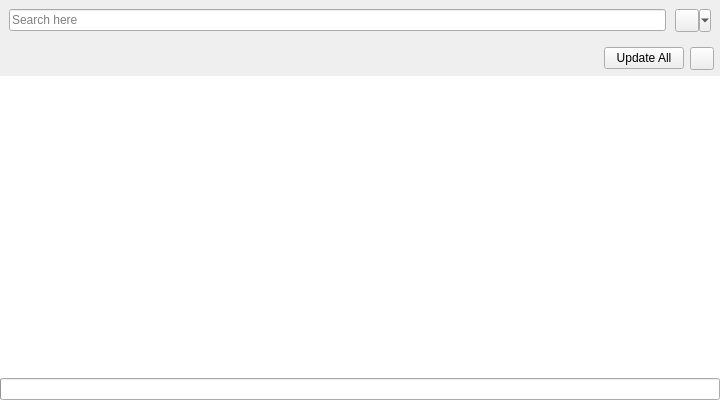
<?xml version="1.0" encoding="UTF-8"?>
<ui version="4.0">
    <class>addonManagerWindow</class>
    <widget class="QWidgetWithStylePreview" name="addonManagerWindow">
        <property name="geometry">
            <rect>
                <x>0</x>
                <y>0</y>
                <width>720</width>
                <height>400</height>
            </rect>
        </property>
        <property name="windowTitle">
            <string>Addons Manager</string>
        </property>
        <layout class="QVBoxLayout" name="verticalLayout_9">
            <property name="spacing">
                <number>0</number>
            </property>
            <property name="leftMargin">
                <number>0</number>
            </property>
            <property name="topMargin">
                <number>0</number>
            </property>
            <property name="rightMargin">
                <number>0</number>
            </property>
            <property name="bottomMargin">
                <number>0</number>
            </property>
            <item>
                <layout class="QHBoxLayout" name="horizontalLayout_3">
                    <property name="spacing">
                        <number>9</number>
                    </property>
                    <property name="leftMargin">
                        <number>9</number>
                    </property>
                    <property name="topMargin">
                        <number>9</number>
                    </property>
                    <property name="rightMargin">
                        <number>9</number>
                    </property>
                    <property name="bottomMargin">
                        <number>9</number>
                    </property>
                    <item>
                        <widget class="QLineEdit" name="txtSearchBar">
                            <property name="placeholderText">
                                <string>Search here</string>
                            </property>
                            <property name="clearButtonEnabled">
                                <bool>true</bool>
                            </property>
                        </widget>
                    </item>
                    <item>
                        <widget class="NoOddSizesQToolButton" name="btnAddons">
                            <property name="toolTip">
                                <string>Remove addons</string>
                            </property>
                            <property name="popupMode">
                                <enum>QToolButton::ToolButtonPopupMode::MenuButtonPopup</enum>
                            </property>
                            <property name="qssClass" stdset="0">
                                <stringlist>
                                    <string>icon-lg</string>
                                    <string>px-2.5</string>
                                    <string>py-1</string>
                                </stringlist>
                            </property>
                        </widget>
                    </item>
                </layout>
            </item>
            <item>
                <widget class="QTabBar" name="tabBarSource" native="true" />
            </item>
            <item>
                <widget class="QStackedWidget" name="stackedWidgetSource">
                    <widget class="QWidget" name="pageInstalled">
                        <layout class="QVBoxLayout" name="verticalLayout">
                            <property name="spacing">
                                <number>0</number>
                            </property>
                            <property name="leftMargin">
                                <number>0</number>
                            </property>
                            <property name="topMargin">
                                <number>0</number>
                            </property>
                            <property name="rightMargin">
                                <number>0</number>
                            </property>
                            <property name="bottomMargin">
                                <number>0</number>
                            </property>
                            <item>
                                <layout class="QHBoxLayout" name="layoutTabBarInstalled">
                                    <property name="spacing">
                                        <number>6</number>
                                    </property>
                                    <item
                                        alignment="Qt::AlignmentFlag::AlignLeft|Qt::AlignmentFlag::AlignBottom">
                                        <widget class="QTabBar" name="tabBarInstalled" native="true" />
                                    </item>
                                    <item>
                                        <spacer name="horizontalSpacer">
                                            <property name="orientation">
                                                <enum>Qt::Orientation::Horizontal</enum>
                                            </property>
                                            <property name="sizeHint" stdset="0">
                                                <size>
                                                    <width>40</width>
                                                    <height>20</height>
                                                </size>
                                            </property>
                                        </spacer>
                                    </item>
                                    <item>
                                        <layout class="QHBoxLayout" name="horizontalLayout_6">
                                            <property name="spacing">
                                                <number>6</number>
                                            </property>
                                            <property name="leftMargin">
                                                <number>6</number>
                                            </property>
                                            <property name="topMargin">
                                                <number>6</number>
                                            </property>
                                            <property name="rightMargin">
                                                <number>6</number>
                                            </property>
                                            <property name="bottomMargin">
                                                <number>6</number>
                                            </property>
                                            <item>
                                                <widget class="QPushButton" name="btnUpdateAll">
                                                    <property name="sizePolicy">
                                                        <sizepolicy hsizetype="Minimum"
                                                            vsizetype="Fixed">
                                                            <horstretch>0</horstretch>
                                                            <verstretch>0</verstretch>
                                                        </sizepolicy>
                                                    </property>
                                                    <property name="toolTip">
                                                        <string>Update all addons</string>
                                                    </property>
                                                    <property name="text">
                                                        <string>Update All</string>
                                                    </property>
                                                    <property name="autoDefault">
                                                        <bool>false</bool>
                                                    </property>
                                                </widget>
                                            </item>
                                            <item>
                                                <widget class="NoOddSizesQToolButton"
                                                    name="btnCheckForUpdates">
                                                    <property name="toolTip">
                                                        <string>Check for updates</string>
                                                    </property>
                                                </widget>
                                            </item>
                                        </layout>
                                    </item>
                                </layout>
                            </item>
                            <item>
                                <widget class="QStackedWidget" name="stackedWidgetInstalled">
                                    <widget class="QWidget" name="pagePluginsInstalled">
                                        <layout class="QVBoxLayout" name="verticalLayout_3">
                                            <property name="spacing">
                                                <number>0</number>
                                            </property>
                                            <property name="leftMargin">
                                                <number>0</number>
                                            </property>
                                            <property name="topMargin">
                                                <number>0</number>
                                            </property>
                                            <property name="rightMargin">
                                                <number>0</number>
                                            </property>
                                            <property name="bottomMargin">
                                                <number>0</number>
                                            </property>
                                            <item>
                                                <widget class="QWidgetWithStylePreview"
                                                    name="widgetWithStylePreview" />
                                            </item>
                                            <item>
                                                <widget class="QTableWidget"
                                                    name="tablePluginsInstalled">
                                                    <property name="frameShape">
                                                        <enum>QFrame::Shape::NoFrame</enum>
                                                    </property>
                                                    <property name="sizeAdjustPolicy">
                                                        <enum>
                                                            QAbstractScrollArea::SizeAdjustPolicy::AdjustToContents</enum>
                                                    </property>
                                                    <property name="editTriggers">
                                                        <set>
                                                            QAbstractItemView::EditTrigger::NoEditTriggers</set>
                                                    </property>
                                                    <property name="dragEnabled">
                                                        <bool>false</bool>
                                                    </property>
                                                    <property name="selectionMode">
                                                        <enum>
                                                            QAbstractItemView::SelectionMode::MultiSelection</enum>
                                                    </property>
                                                    <property name="selectionBehavior">
                                                        <enum>
                                                            QAbstractItemView::SelectionBehavior::SelectRows</enum>
                                                    </property>
                                                    <property name="sortingEnabled">
                                                        <bool>true</bool>
                                                    </property>
                                                    <property name="cornerButtonEnabled">
                                                        <bool>true</bool>
                                                    </property>
                                                    <attribute name="horizontalHeaderVisible">
                                                        <bool>true</bool>
                                                    </attribute>
                                                    <attribute
                                                        name="horizontalHeaderCascadingSectionResizes">
                                                        <bool>false</bool>
                                                    </attribute>
                                                    <attribute
                                                        name="horizontalHeaderStretchLastSection">
                                                        <bool>true</bool>
                                                    </attribute>
                                                    <attribute name="verticalHeaderVisible">
                                                        <bool>false</bool>
                                                    </attribute>
                                                </widget>
                                            </item>
                                        </layout>
                                    </widget>
                                    <widget class="QWidget" name="pageSkinsInstalled">
                                        <layout class="QVBoxLayout" name="verticalLayout_4">
                                            <property name="spacing">
                                                <number>0</number>
                                            </property>
                                            <property name="leftMargin">
                                                <number>0</number>
                                            </property>
                                            <property name="topMargin">
                                                <number>0</number>
                                            </property>
                                            <property name="rightMargin">
                                                <number>0</number>
                                            </property>
                                            <property name="bottomMargin">
                                                <number>0</number>
                                            </property>
                                            <item>
                                                <widget class="QTableWidget"
                                                    name="tableSkinsInstalled">
                                                    <property name="frameShape">
                                                        <enum>QFrame::Shape::NoFrame</enum>
                                                    </property>
                                                    <property name="sizeAdjustPolicy">
                                                        <enum>
                                                            QAbstractScrollArea::SizeAdjustPolicy::AdjustToContents</enum>
                                                    </property>
                                                    <property name="editTriggers">
                                                        <set>
                                                            QAbstractItemView::EditTrigger::NoEditTriggers</set>
                                                    </property>
                                                    <property name="dragEnabled">
                                                        <bool>false</bool>
                                                    </property>
                                                    <property name="selectionMode">
                                                        <enum>
                                                            QAbstractItemView::SelectionMode::MultiSelection</enum>
                                                    </property>
                                                    <property name="selectionBehavior">
                                                        <enum>
                                                            QAbstractItemView::SelectionBehavior::SelectRows</enum>
                                                    </property>
                                                    <property name="sortingEnabled">
                                                        <bool>true</bool>
                                                    </property>
                                                    <property name="cornerButtonEnabled">
                                                        <bool>true</bool>
                                                    </property>
                                                    <attribute name="horizontalHeaderVisible">
                                                        <bool>true</bool>
                                                    </attribute>
                                                    <attribute
                                                        name="horizontalHeaderCascadingSectionResizes">
                                                        <bool>false</bool>
                                                    </attribute>
                                                    <attribute
                                                        name="horizontalHeaderStretchLastSection">
                                                        <bool>true</bool>
                                                    </attribute>
                                                    <attribute name="verticalHeaderVisible">
                                                        <bool>false</bool>
                                                    </attribute>
                                                </widget>
                                            </item>
                                        </layout>
                                    </widget>
                                    <widget class="QWidget" name="pageMusicInstalled">
                                        <layout class="QVBoxLayout" name="verticalLayout_2">
                                            <property name="spacing">
                                                <number>0</number>
                                            </property>
                                            <property name="leftMargin">
                                                <number>0</number>
                                            </property>
                                            <property name="topMargin">
                                                <number>0</number>
                                            </property>
                                            <property name="rightMargin">
                                                <number>0</number>
                                            </property>
                                            <property name="bottomMargin">
                                                <number>0</number>
                                            </property>
                                            <item>
                                                <widget class="QTableWidget"
                                                    name="tableMusicInstalled">
                                                    <property name="frameShape">
                                                        <enum>QFrame::Shape::NoFrame</enum>
                                                    </property>
                                                    <property name="sizeAdjustPolicy">
                                                        <enum>
                                                            QAbstractScrollArea::SizeAdjustPolicy::AdjustToContents</enum>
                                                    </property>
                                                    <property name="editTriggers">
                                                        <set>
                                                            QAbstractItemView::EditTrigger::NoEditTriggers</set>
                                                    </property>
                                                    <property name="dragEnabled">
                                                        <bool>false</bool>
                                                    </property>
                                                    <property name="selectionMode">
                                                        <enum>
                                                            QAbstractItemView::SelectionMode::MultiSelection</enum>
                                                    </property>
                                                    <property name="selectionBehavior">
                                                        <enum>
                                                            QAbstractItemView::SelectionBehavior::SelectRows</enum>
                                                    </property>
                                                    <property name="sortingEnabled">
                                                        <bool>true</bool>
                                                    </property>
                                                    <property name="cornerButtonEnabled">
                                                        <bool>true</bool>
                                                    </property>
                                                    <attribute name="horizontalHeaderVisible">
                                                        <bool>true</bool>
                                                    </attribute>
                                                    <attribute
                                                        name="horizontalHeaderCascadingSectionResizes">
                                                        <bool>false</bool>
                                                    </attribute>
                                                    <attribute
                                                        name="horizontalHeaderStretchLastSection">
                                                        <bool>true</bool>
                                                    </attribute>
                                                    <attribute name="verticalHeaderVisible">
                                                        <bool>false</bool>
                                                    </attribute>
                                                </widget>
                                            </item>
                                        </layout>
                                    </widget>
                                </widget>
                            </item>
                        </layout>
                    </widget>
                    <widget class="QWidget" name="pageRemote">
                        <layout class="QVBoxLayout" name="verticalLayout_5">
                            <property name="spacing">
                                <number>0</number>
                            </property>
                            <property name="leftMargin">
                                <number>0</number>
                            </property>
                            <property name="topMargin">
                                <number>0</number>
                            </property>
                            <property name="rightMargin">
                                <number>0</number>
                            </property>
                            <property name="bottomMargin">
                                <number>0</number>
                            </property>
                            <item>
                                <layout class="QHBoxLayout" name="layoutTabBarRemote">
                                    <item
                                        alignment="Qt::AlignmentFlag::AlignLeft|Qt::AlignmentFlag::AlignBottom">
                                        <widget class="QTabBar" name="tabBarRemote" native="true" />
                                    </item>
                                    <item>
                                        <spacer name="horizontalSpacer_4">
                                            <property name="orientation">
                                                <enum>Qt::Orientation::Horizontal</enum>
                                            </property>
                                            <property name="sizeHint" stdset="0">
                                                <size>
                                                    <width>40</width>
                                                    <height>20</height>
                                                </size>
                                            </property>
                                        </spacer>
                                    </item>
                                    <item>
                                        <layout class="QHBoxLayout" name="horizontalLayout_5">
                                            <property name="leftMargin">
                                                <number>6</number>
                                            </property>
                                            <property name="topMargin">
                                                <number>6</number>
                                            </property>
                                            <property name="rightMargin">
                                                <number>6</number>
                                            </property>
                                            <property name="bottomMargin">
                                                <number>6</number>
                                            </property>
                                            <item>
                                                <widget class="NoOddSizesQToolButton"
                                                    name="btnCheckForUpdates_2">
                                                    <property name="toolTip">
                                                        <string>Check for updates</string>
                                                    </property>
                                                </widget>
                                            </item>
                                        </layout>
                                    </item>
                                </layout>
                            </item>
                            <item>
                                <widget class="QStackedWidget" name="stackedWidgetRemote">
                                    <widget class="QWidget" name="pagePluginsRemote">
                                        <layout class="QVBoxLayout" name="verticalLayout_7">
                                            <property name="leftMargin">
                                                <number>0</number>
                                            </property>
                                            <property name="topMargin">
                                                <number>0</number>
                                            </property>
                                            <property name="rightMargin">
                                                <number>0</number>
                                            </property>
                                            <property name="bottomMargin">
                                                <number>0</number>
                                            </property>
                                            <item>
                                                <widget class="QTableWidget" name="tablePlugins">
                                                    <property name="frameShape">
                                                        <enum>QFrame::Shape::NoFrame</enum>
                                                    </property>
                                                    <property name="sizeAdjustPolicy">
                                                        <enum>
                                                            QAbstractScrollArea::SizeAdjustPolicy::AdjustToContents</enum>
                                                    </property>
                                                    <property name="editTriggers">
                                                        <set>
                                                            QAbstractItemView::EditTrigger::NoEditTriggers</set>
                                                    </property>
                                                    <property name="dragEnabled">
                                                        <bool>false</bool>
                                                    </property>
                                                    <property name="selectionMode">
                                                        <enum>
                                                            QAbstractItemView::SelectionMode::MultiSelection</enum>
                                                    </property>
                                                    <property name="selectionBehavior">
                                                        <enum>
                                                            QAbstractItemView::SelectionBehavior::SelectRows</enum>
                                                    </property>
                                                    <property name="sortingEnabled">
                                                        <bool>true</bool>
                                                    </property>
                                                    <property name="cornerButtonEnabled">
                                                        <bool>true</bool>
                                                    </property>
                                                    <attribute name="horizontalHeaderVisible">
                                                        <bool>true</bool>
                                                    </attribute>
                                                    <attribute
                                                        name="horizontalHeaderCascadingSectionResizes">
                                                        <bool>false</bool>
                                                    </attribute>
                                                    <attribute
                                                        name="horizontalHeaderStretchLastSection">
                                                        <bool>true</bool>
                                                    </attribute>
                                                    <attribute name="verticalHeaderVisible">
                                                        <bool>false</bool>
                                                    </attribute>
                                                </widget>
                                            </item>
                                        </layout>
                                    </widget>
                                    <widget class="QWidget" name="pageSkinsRemote">
                                        <layout class="QVBoxLayout" name="verticalLayout_8">
                                            <property name="leftMargin">
                                                <number>0</number>
                                            </property>
                                            <property name="topMargin">
                                                <number>0</number>
                                            </property>
                                            <property name="rightMargin">
                                                <number>0</number>
                                            </property>
                                            <property name="bottomMargin">
                                                <number>0</number>
                                            </property>
                                            <item>
                                                <widget class="QTableWidget" name="tableSkins">
                                                    <property name="frameShape">
                                                        <enum>QFrame::Shape::NoFrame</enum>
                                                    </property>
                                                    <property name="sizeAdjustPolicy">
                                                        <enum>
                                                            QAbstractScrollArea::SizeAdjustPolicy::AdjustToContents</enum>
                                                    </property>
                                                    <property name="editTriggers">
                                                        <set>
                                                            QAbstractItemView::EditTrigger::NoEditTriggers</set>
                                                    </property>
                                                    <property name="dragEnabled">
                                                        <bool>false</bool>
                                                    </property>
                                                    <property name="selectionMode">
                                                        <enum>
                                                            QAbstractItemView::SelectionMode::MultiSelection</enum>
                                                    </property>
                                                    <property name="selectionBehavior">
                                                        <enum>
                                                            QAbstractItemView::SelectionBehavior::SelectRows</enum>
                                                    </property>
                                                    <property name="sortingEnabled">
                                                        <bool>true</bool>
                                                    </property>
                                                    <property name="cornerButtonEnabled">
                                                        <bool>true</bool>
                                                    </property>
                                                    <attribute name="horizontalHeaderVisible">
                                                        <bool>true</bool>
                                                    </attribute>
                                                    <attribute
                                                        name="horizontalHeaderCascadingSectionResizes">
                                                        <bool>false</bool>
                                                    </attribute>
                                                    <attribute
                                                        name="horizontalHeaderStretchLastSection">
                                                        <bool>true</bool>
                                                    </attribute>
                                                    <attribute name="verticalHeaderVisible">
                                                        <bool>false</bool>
                                                    </attribute>
                                                </widget>
                                            </item>
                                        </layout>
                                    </widget>
                                    <widget class="QWidget" name="pageMusicRemote">
                                        <layout class="QVBoxLayout" name="verticalLayout_6">
                                            <property name="leftMargin">
                                                <number>0</number>
                                            </property>
                                            <property name="topMargin">
                                                <number>0</number>
                                            </property>
                                            <property name="rightMargin">
                                                <number>0</number>
                                            </property>
                                            <property name="bottomMargin">
                                                <number>0</number>
                                            </property>
                                            <item>
                                                <widget class="QTableWidget" name="tableMusic">
                                                    <property name="frameShape">
                                                        <enum>QFrame::Shape::NoFrame</enum>
                                                    </property>
                                                    <property name="sizeAdjustPolicy">
                                                        <enum>
                                                            QAbstractScrollArea::SizeAdjustPolicy::AdjustToContents</enum>
                                                    </property>
                                                    <property name="editTriggers">
                                                        <set>
                                                            QAbstractItemView::EditTrigger::NoEditTriggers</set>
                                                    </property>
                                                    <property name="dragEnabled">
                                                        <bool>false</bool>
                                                    </property>
                                                    <property name="selectionMode">
                                                        <enum>
                                                            QAbstractItemView::SelectionMode::MultiSelection</enum>
                                                    </property>
                                                    <property name="selectionBehavior">
                                                        <enum>
                                                            QAbstractItemView::SelectionBehavior::SelectRows</enum>
                                                    </property>
                                                    <property name="sortingEnabled">
                                                        <bool>true</bool>
                                                    </property>
                                                    <property name="cornerButtonEnabled">
                                                        <bool>true</bool>
                                                    </property>
                                                    <attribute name="horizontalHeaderVisible">
                                                        <bool>true</bool>
                                                    </attribute>
                                                    <attribute
                                                        name="horizontalHeaderCascadingSectionResizes">
                                                        <bool>false</bool>
                                                    </attribute>
                                                    <attribute
                                                        name="horizontalHeaderStretchLastSection">
                                                        <bool>true</bool>
                                                    </attribute>
                                                    <attribute name="verticalHeaderVisible">
                                                        <bool>false</bool>
                                                    </attribute>
                                                </widget>
                                            </item>
                                        </layout>
                                    </widget>
                                </widget>
                            </item>
                        </layout>
                    </widget>
                </widget>
            </item>
            <item>
                <widget class="QProgressBar" name="progressBar">
                    <property name="textVisible">
                        <bool>false</bool>
                    </property>
                    <property name="qssClass" stdset="0">
                        <stringlist>
                            <string>max-h-2</string>
                        </stringlist>
                    </property>
                </widget>
            </item>
        </layout>
        <action name="actionAddonImport">
            <property name="text">
                <string>Import Addons</string>
            </property>
            <property name="toolTip">
                <string>Import addons from files/archives</string>
            </property>
            <property name="shortcut">
                <string>Ctrl+I</string>
            </property>
        </action>
        <action name="actionShowOnLotrointerface">
            <property name="text">
                <string>Show on lotrointerface.com</string>
            </property>
        </action>
        <action name="actionShowSelectedOnLotrointerface">
            <property name="text">
                <string>Show selected addons on lotrointerface.com</string>
            </property>
        </action>
        <action name="actionInstallAddon">
            <property name="text">
                <string>Install</string>
            </property>
        </action>
        <action name="actionUninstallAddon">
            <property name="text">
                <string>Uninstall</string>
            </property>
        </action>
        <action name="actionShowAddonInFileManager">
            <property name="text">
                <string>Show in file manager</string>
            </property>
        </action>
        <action name="actionShowPluginsFolderInFileManager">
            <property name="text">
                <string>Show plugins folder in file manager</string>
            </property>
        </action>
        <action name="actionShowSkinsFolderInFileManager">
            <property name="text">
                <string>Show skins folder in file manager</string>
            </property>
        </action>
        <action name="actionShowMusicFolderInFileManager">
            <property name="text">
                <string>Show music folder in file manager</string>
            </property>
        </action>
        <action name="actionUpdateSelectedAddons">
            <property name="text">
                <string>Update selected addons</string>
            </property>
        </action>
        <action name="actionUpdateAddon">
            <property name="text">
                <string>Update</string>
            </property>
        </action>
        <action name="actionEnableStartupScript">
            <property name="text">
                <string>Enable startup script</string>
            </property>
        </action>
        <action name="actionDisableStartupScript">
            <property name="text">
                <string>Disable startup script</string>
            </property>
        </action>
        <action name="actionShowSelectedAddonsInFileManager">
            <property name="text">
                <string>Show selected addons in file manager</string>
            </property>
            <property name="toolTip">
                <string>Show selected addons in file manager</string>
            </property>
        </action>
    </widget>
    <customwidgets>
        <customwidget>
            <class>QWidgetWithStylePreview</class>
            <extends>QWidget</extends>
            <header>.qtdesigner.custom_widgets</header>
            <container>1</container>
        </customwidget>
        <customwidget>
            <class>NoOddSizesQToolButton</class>
            <extends>QToolButton</extends>
            <header>.custom_widgets</header>
        </customwidget>
        <customwidget>
            <class>QTabBar</class>
            <extends>QWidget</extends>
            <header>qtabbar.h</header>
            <container>1</container>
        </customwidget>
    </customwidgets>
    <tabstops>
        <tabstop>txtSearchBar</tabstop>
        <tabstop>tablePluginsInstalled</tabstop>
        <tabstop>tableSkinsInstalled</tabstop>
        <tabstop>tableMusicInstalled</tabstop>
        <tabstop>tablePlugins</tabstop>
        <tabstop>tableSkins</tabstop>
        <tabstop>tableMusic</tabstop>
        <tabstop>btnAddons</tabstop>
        <tabstop>btnUpdateAll</tabstop>
        <tabstop>btnCheckForUpdates</tabstop>
        <tabstop>btnCheckForUpdates_2</tabstop>
    </tabstops>
    <resources />
    <connections />
</ui>
